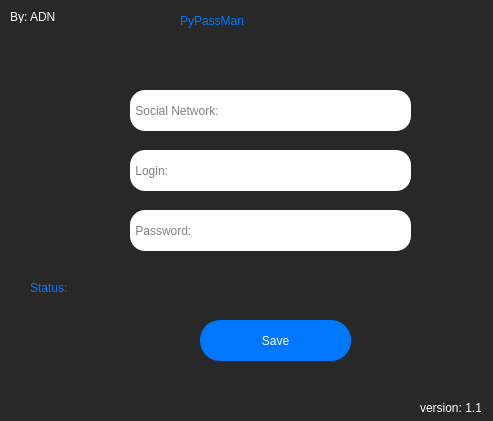
<?xml version="1.0" encoding="UTF-8"?>
<ui version="4.0">
 <class>Dialog</class>
 <widget class="QDialog" name="Dialog">
  <property name="geometry">
   <rect>
    <x>0</x>
    <y>0</y>
    <width>493</width>
    <height>421</height>
   </rect>
  </property>
  <property name="windowTitle">
   <string>Dialog</string>
  </property>
  <property name="styleSheet">
   <string notr="true">background-color: #282828;</string>
  </property>
  <widget class="QLabel" name="label_4">
   <property name="geometry">
    <rect>
     <x>180</x>
     <y>0</y>
     <width>161</width>
     <height>41</height>
    </rect>
   </property>
   <property name="styleSheet">
    <string notr="true">color: #0077FF;
font: 5 22pt &quot;Century Gothic&quot;;
</string>
   </property>
   <property name="text">
    <string>PyPassMan</string>
   </property>
  </widget>
  <widget class="QLabel" name="label_3">
   <property name="geometry">
    <rect>
     <x>420</x>
     <y>400</y>
     <width>61</width>
     <height>16</height>
    </rect>
   </property>
   <property name="styleSheet">
    <string notr="true">color: #ffffff;
font: 5 8pt &quot;Century Gothic&quot;;
</string>
   </property>
   <property name="text">
    <string>version: 1.1</string>
   </property>
  </widget>
  <widget class="QLineEdit" name="lineEdit">
   <property name="geometry">
    <rect>
     <x>130</x>
     <y>90</y>
     <width>281</width>
     <height>41</height>
    </rect>
   </property>
   <property name="styleSheet">
    <string notr="true">border: none;
background-color: #ffffff;
color: #808080;
font: 5 12pt &quot;Century Gothic&quot;;
border-radius: 15px;</string>
   </property>
   <property name="text">
    <string> Social Network: </string>
   </property>
  </widget>
  <widget class="QLineEdit" name="lineEdit_2">
   <property name="geometry">
    <rect>
     <x>130</x>
     <y>150</y>
     <width>281</width>
     <height>41</height>
    </rect>
   </property>
   <property name="styleSheet">
    <string notr="true">border: none;
color: #808080;
background-color: #ffffff;
font: 5 12pt &quot;Century Gothic&quot;;
border-radius: 15px;</string>
   </property>
   <property name="text">
    <string> Login: </string>
   </property>
  </widget>
  <widget class="QLineEdit" name="lineEdit_3">
   <property name="geometry">
    <rect>
     <x>130</x>
     <y>210</y>
     <width>281</width>
     <height>41</height>
    </rect>
   </property>
   <property name="styleSheet">
    <string notr="true">border: none;
color: #808080;
background-color: #ffffff;
font: 5 12pt &quot;Century Gothic&quot;;
border-radius: 15px;</string>
   </property>
   <property name="text">
    <string> Password: </string>
   </property>
  </widget>
  <widget class="QPushButton" name="pushButton">
   <property name="geometry">
    <rect>
     <x>200</x>
     <y>320</y>
     <width>151</width>
     <height>41</height>
    </rect>
   </property>
   <property name="styleSheet">
    <string notr="true">color:#FFFFFF;
background-color: #0077FF;
border:none;
font: 5 12pt &quot;Century Gothic&quot;;
border-radius:20px;</string>
   </property>
   <property name="text">
    <string>Save</string>
   </property>
  </widget>
  <widget class="QLabel" name="label_5">
   <property name="geometry">
    <rect>
     <x>10</x>
     <y>10</y>
     <width>47</width>
     <height>13</height>
    </rect>
   </property>
   <property name="styleSheet">
    <string notr="true">color: #ffffff;
font: 5 8pt &quot;Century Gothic&quot;;
</string>
   </property>
   <property name="text">
    <string>By: ADN</string>
   </property>
  </widget>
  <widget class="QLabel" name="label">
   <property name="geometry">
    <rect>
     <x>30</x>
     <y>280</y>
     <width>431</width>
     <height>16</height>
    </rect>
   </property>
   <property name="styleSheet">
    <string notr="true">color: #0077FF;
font: 5 12pt &quot;Century Gothic&quot;;
</string>
   </property>
   <property name="text">
    <string>Status: </string>
   </property>
  </widget>
 </widget>
 <resources/>
 <connections/>
</ui>
